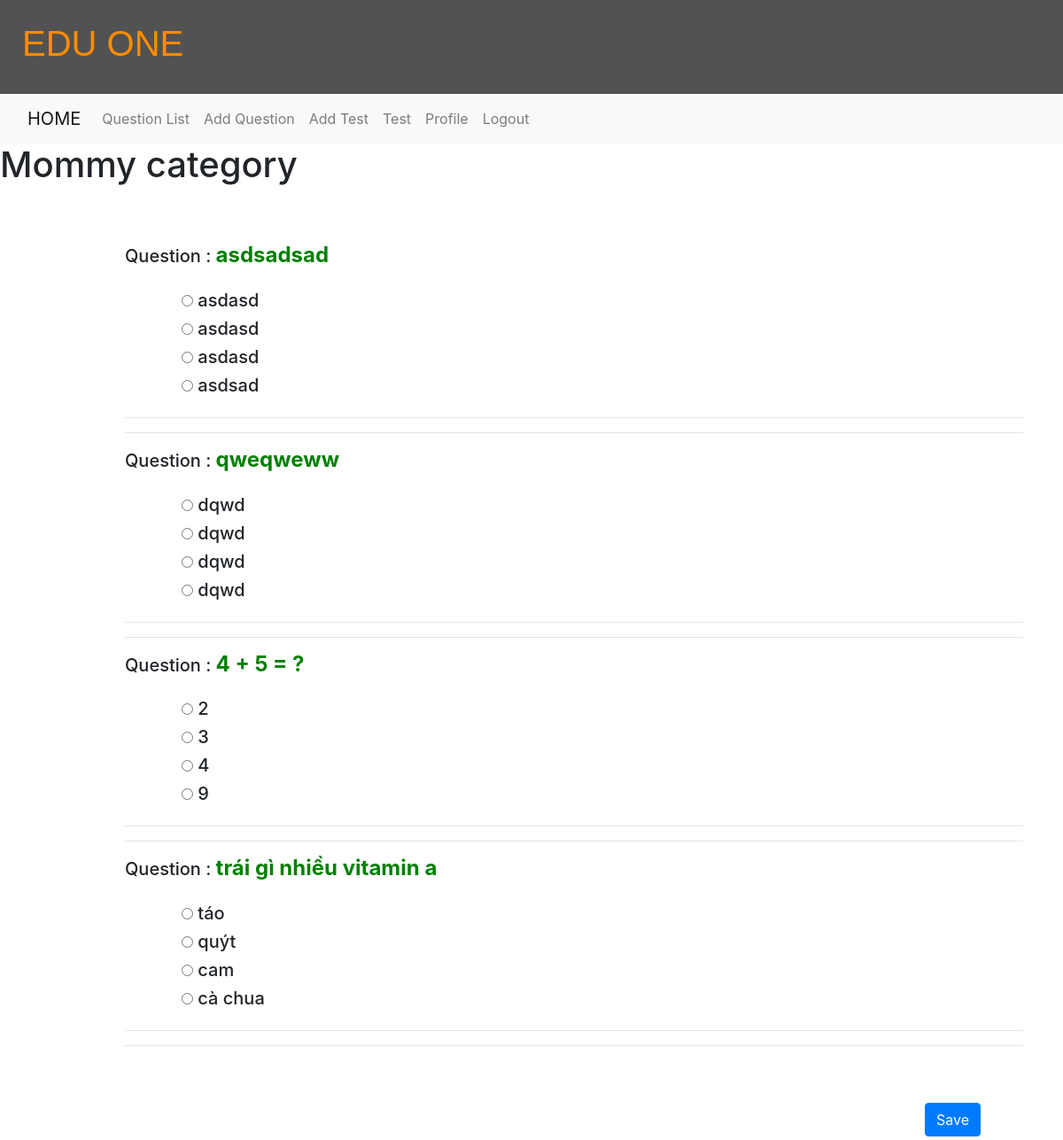
Screenshot of /question/test/mommy/ (signed in) with the database file from the repository.
### questions/models.py (models this page shows, shortened)
class Question(models.Model):
    exam = models.ForeignKey(Exam,null=True, on_delete=models.SET_NULL)
    user = models.ForeignKey(User, null=True, on_delete=models.SET_NULL)
    date = models.DateField(auto_now_add=True)
    category = models.CharField(max_length= 255, default='')
    question = models.CharField(max_length=255)
    rightAnswer = models.CharField(max_length=255)
    a1 = models.CharField(max_length=255)
    a2 = models.CharField(max_length=255)
    a3 = models.CharField(max_length=255)
    correctFeedback = models.TextField(max_length=255, null=True, blank=True, default="")
    incorrectFeedback = models.TextField(max_length=255, null=True, blank=True, default="")

### questions/views.py (the view)
# urls.py: path("question/test/<str:cats>/",questions.views.Test_view, name="test"),
def Test_view(request, cats):
    category_questions = Question.objects.filter(category = cats)
    suffleList = []
    stack = []
    length = len(category_questions)
    for question in category_questions:
        templist = [question.a1,question.a2,question.a3,question.rightAnswer]
        random.shuffle(templist)
        suffleList.append(templist)
    return render(request, 'questions/test.html', {'cats':cats.title(), 'test_list': category_questions, 'list':suffleList,'length':length, 'stack':stack})

### questions/processor.py (called while the page is built)
def cats_renderer(request):
    return {
       'all_cats': Category.objects.all(),
    }

### templates/questions/test.html (shortened to what this page needs)
{% extends "base.html" %}
{%if category_questions%}
{%block head%}
<head>
	<link rel="stylesheet" href="https://stackpath.bootstrapcdn.com/bootstrap/4.5.0/css/bootstrap.min.css">
</head>
{%endblock%}
{% block content %}
<h1>{{cats}} category</h1>
<div class="container mt-sm-5 my-1">
    <div class="question ml-sm-5 pl-sm-5 pt-2">
        <div class="py-2 h5">
            {% for question in test_list %}
                Question : <font size="5" color="green"><b>{{question.question}}</b></font> <br><br>
                <div class="ml-md-3 ml-sm-3 pl-md-5 pt-sm-0 pt-3" id="options">
          	        <form name="myform">
                        <input type="radio" class="ans" id="a1" name="choice" value="1">
                        <label for="a1">{{question.a1}}</label>
                        <br>
                        <input type="radio" class="ans" id="a2" name="choice" value="2">
                        <label for="a1">{{ question.a2 }}</label>
                        <br>
                        <input type="radio" class="ans" id="a3" name="choice" value="3">
                        <label for="a1">{{ question.a3 }}</label>
                        <br>
                        <input type="radio" class="ans" id="rightAnswer" name="choice" value="4">
                        <label for="a1">{{ question.rightAnswer }}</label>
        	        </form>
                </div>
                <hr>
                <hr>
            {% endfor %}
        </div>
    </div>
        <div class="d-flex align-items-center pt-3">
        <div class="ml-auto mr-sm-5"> <button type="submit" class="btn btn-primary mt-3" id="savebtn"  onclick="check()">Save</button> </div>
    </div>
</div>
{% endblock %}
{% endif %}

### rows the page displays
Question: question "asdsadsad", a1 "asdasd", a2 "asdasd", a3 "asdasd", rightAnswer "asdsad"
Question: question "qweqweww", a1 "dqwd", a2 "dqwd", a3 "dqwd", rightAnswer "dqwd"
Question: question "4 + 5 = ?", a1 "2", a2 "3", a3 "4", rightAnswer "9"
Question: question "trái gì nhiều vitamin a", a1 "táo", a2 "quýt", a3 "cam", rightAnswer "cà chua"

### other values shown
{{ cats }} "Mommy"
